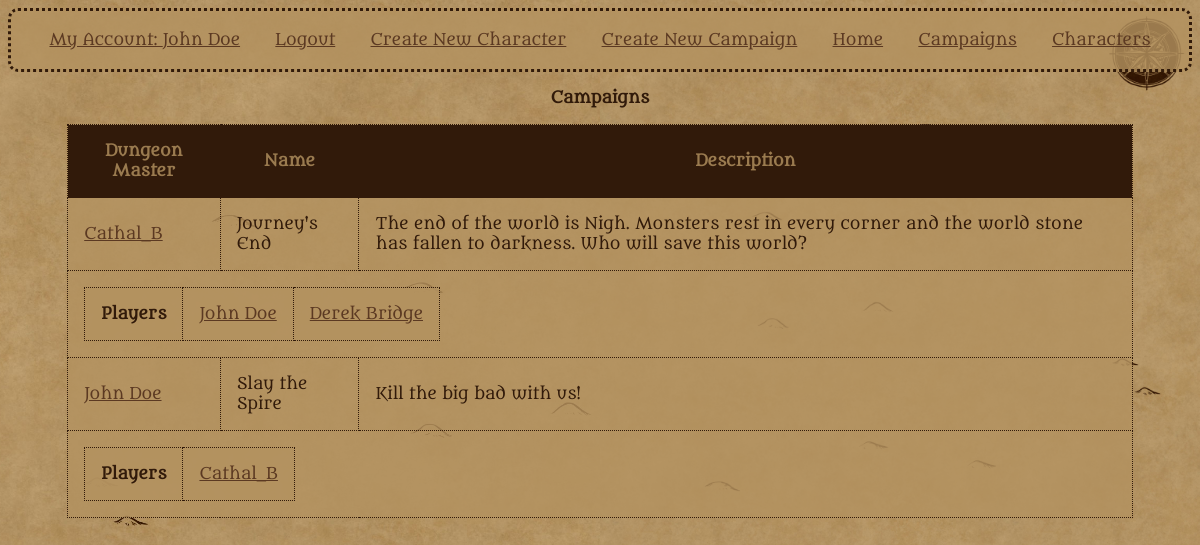
The app's page /Campaigns (signed in) with its own data.
### tables this page shows
CREATE TABLE campaigns
(
    campaign_id INTEGER PRIMARY KEY AUTOINCREMENT,
    dm_id TEXT NOT NULL,
    name TEXT NOT NULL,
    description TEXT NOT NULL,
    FOREIGN KEY (dm_id) REFERENCES users(user_id)
);

CREATE TABLE in_campaign
(
    user_id TEXT NOT NULL,
    campaign_id INTEGER NOT NULL,
    FOREIGN KEY (user_id) REFERENCES users(user_id),
    FOREIGN KEY (campaign_id) REFERENCES campaigns(campaign_id) ON DELETE CASCADE
);

### app.py (the view)
@app.route("/Campaigns", methods=["GET", "POST"])
def Campaigns():
    db = get_db()
    campaigns = db.execute("""SELECT * FROM campaigns""").fetchall()
    players = db.execute("""SELECT * FROM in_campaign""").fetchall()
    return render_template("campaigns.html", campaigns = campaigns, players = players)

### app.py (called while the page is built)
@app.before_request
def load_logged_in_user():
    g.user = session.get("user_id",None)

### database.py (called while the page is built)
def get_db():
    if "db" not in g:
        g.db = sqlite3.connect(DATABASE,
            detect_types=sqlite3.PARSE_DECLTYPES
        )
        g.db.row_factory = sqlite3.Row
        g.db.execute("PRAGMA foreign_keys = ON") #learned from sqlite documentation, foreign keys apparently aren't enforced by default.
    return g.db

### templates/campaigns.html
{% extends "base.html" %}
{% block main_content %}
    <table>
        <caption>Campaigns</caption>
        <tr>
            <th scope="col">Dungeon Master</th>
            <th scope="col">Name</th>
            <th scope="col">Description</th>
        </tr>
    {% for campaign in campaigns %}
        <tr>
        <td><a href="{{ url_for('user', user_id = campaign['dm_id'])}}">{{ campaign["dm_id"]}}</a> </td>
        <td>{{ campaign["name"]}}</td>
        <td>{{ campaign["description"] }}</td>
        </tr>
        <td colspan="3">
            <table>
                <tr>
                <th scope="row" >Players</th>
                {% for player in players %}
                    {% if player["campaign_id"] == campaign["campaign_id"] %}
                        <td><a href="{{ url_for('user', user_id = player['user_id'])}}">{{ player["user_id"]}}</a> </td>
                    {% endif %}
                {%endfor%}
                </tr>
            </table>
        </td>
    {%endfor%}
    </table>
{% endblock %}

### static/styles.css (style rules this page uses)
:root { font-size: 16px; height: 100%; }
html { --base-colour: #311a0a; --bg--colour: #b49260ce; background-image: url('mobile_map.jpg'), url('tile_widescreen.jpg'); background-position: top right, center; background-repeat: no-repeat, repeat; background-size: contain; background-color: var(--bg--colour); }
body { font-family: Metamorphous, serif; color: var(--base-colour); text-decoration: none; }
a { color: #5b3922; }
th, td { border: 0.1em dotted var(--base-colour); padding: 1em; background-color: var(--bg--colour); }
table { border-collapse: collapse }
caption { font-weight: bold; padding-bottom: 1em; }
caption+tbody>tr>th { background-color: var(--base-colour); color: var(--bg--colour); }

### records on screen
campaigns: dm_id "Cathal_B", name "Journey's End", description "The end of the world is Nigh. Monsters rest in every corner and the world stone has fallen to darkness. Who will save this world?"
in_campaign: user_id "John Doe"
in_campaign: user_id "Derek Bridge"
campaigns: dm_id "John Doe", name "Slay the Spire", description "Kill the big bad with us!"
in_campaign: user_id "Cathal_B"

### other values on screen
{{ g.user }} "John Doe"
